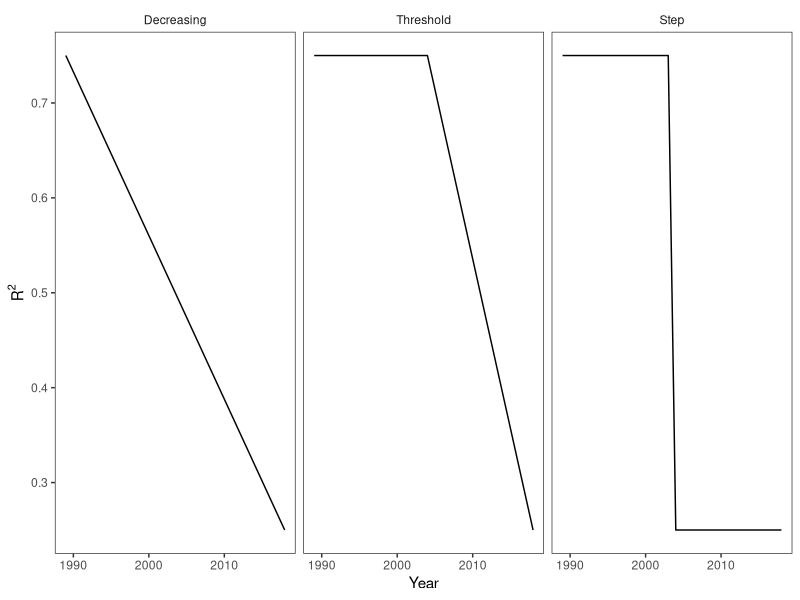

Here is the R script that generated this plot:
## ---- chunk 1
library(tidyverse)

theme_set(theme_bw() + theme(strip.background = element_blank(), 
                             panel.grid.major = element_blank(),
                             panel.grid.minor = element_blank()))
## ---- chunk 2
df <- tibble(year = 1989:2018, 
             r2_dec = seq(0.75, 0.25, length.out = 30), 
             r2_thresh = c(rep(0.75, 15), seq(0.75, 0.25, length.out = 15)), 
             r2_step = c(rep(0.75, 15), rep(0.25, 15))) %>% 
  gather(type, value, -year) %>% 
  mutate(type = factor(type, 
                        levels = c("r2_dec", "r2_thresh", "r2_step"), 
                        labels = c("Decreasing", "Threshold", "Step")))

ggplot(df, aes(x = year, y = value)) + 
  geom_line() + 
  facet_wrap(~ type, nrow = 1) + 
  labs(x = "Year", y = expression(R^{2}))
